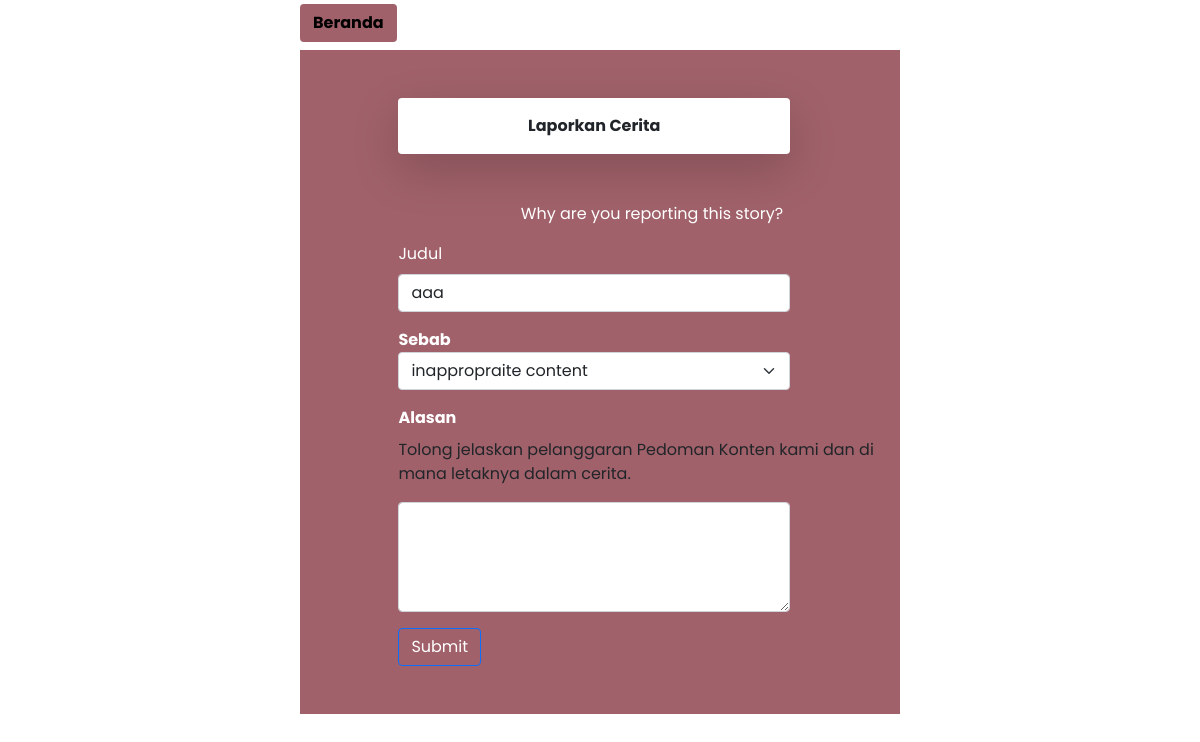
The app's page /add_report.php?id=14, older data.
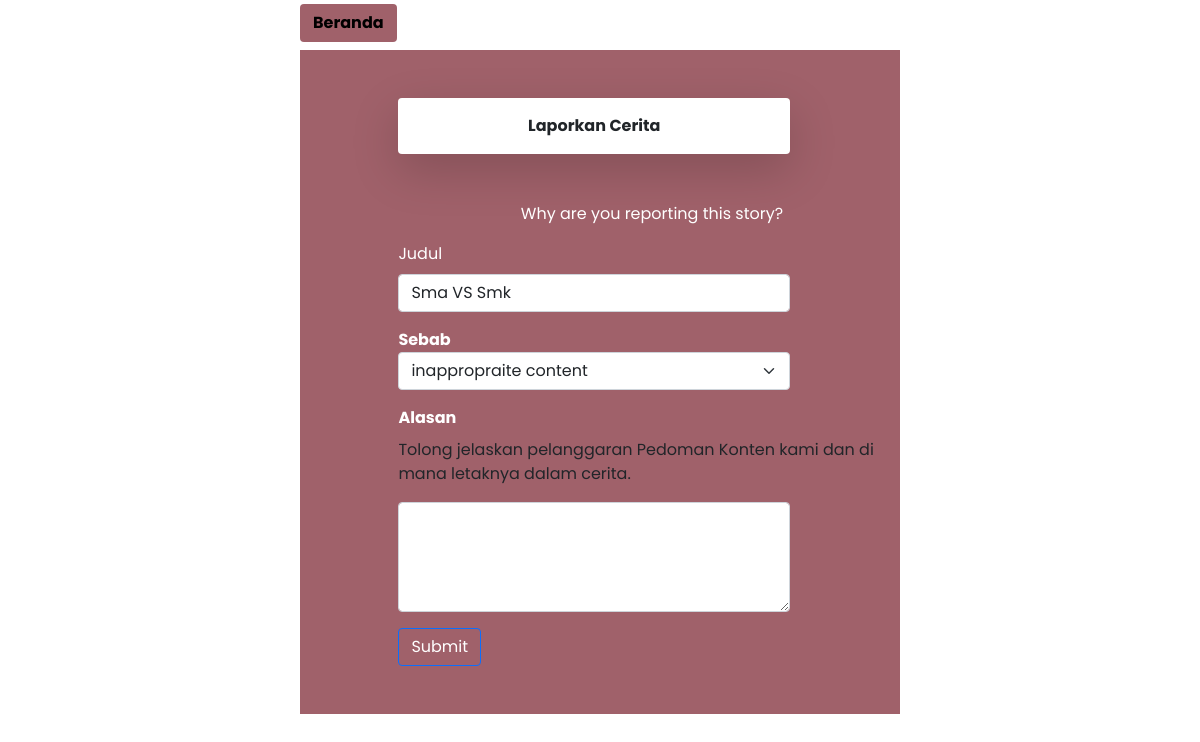
The same page, newer data.
### tables this page shows
CREATE TABLE `tb_post` (
  `id` int(11) NOT NULL,
  `judul` varchar(200) NOT NULL,
  `kategori_id` int(11) NOT NULL,
  `photo` text NOT NULL,
  `isi` text NOT NULL,
  `view` int(11) NOT NULL,
  `status` enum('arsip','publis','disable') NOT NULL,
  `user_id` int(11) NOT NULL
);

### add_report.php (the view, shortened to what this page needs)
<?php include 'db/koneksi.php'; ?>
<?php include 'admin/header.php'; ?>
<?php $id = $_GET["id"] ?>
<?php $report = $conn->query("SELECT * FROM tb_post WHERE id='$id'") ?>
<?php $hasil = $report->fetch_assoc() ?>
<div class="btnn mt-1">
<font size="5" font="center"><a class="btn " href="beranda.php" style="color: black; text-decoration: none;"><b class="ml-2">Beranda</b> </a></font>
</div>
<div class="container mt-2 pt-5 pb-5">
    <form method="POST" class="from">
        <div class="shadow-lg p-3 mb-5 bg-body-tertiary rounded bg-white" style="width: 80%; text-align: center;">
            <b class="">Laporkan Cerita</b>
        </div>
        <p class="d text-white" style="padding-left: 25%;">Why are you reporting this story?</p>
        <div class="mb-3">
            <label for="" class="form-label text-white">Judul</label>
            <input type="text" class="form-control" id="" aria-describedby="" name="judul" value="<?php echo $hasil['judul'] ?>">
        </div>
        <div class="mb-3 text-white">
            <label for=""><b>Sebab</b></label>
            <select class="form-select" aria-label="Default select example" value="" name="sebab">
                <option>inappropraite content</option>
            </select>
        </div>
        <div class="mb-3 ">
            <label for="exampleFormControlTextarea1" class="form-label text-white"><b>Alasan</b></label>
            <p>Tolong jelaskan pelanggaran Pedoman Konten kami dan di mana letaknya dalam cerita.</p>
            <textarea class="form-control" id="exampleFormControlTextarea1" rows="4" value="tulis alasan" name="alasan"></textarea>
        </div>
        <button type="submit" class="btn btn-primary" value="tambah" name="report-add">Submit</button>
    </form>
</div>

Row changes from the older to the newer data that the page shows:
changed tb_post: judul "aaa" → "Sma VS Smk"
